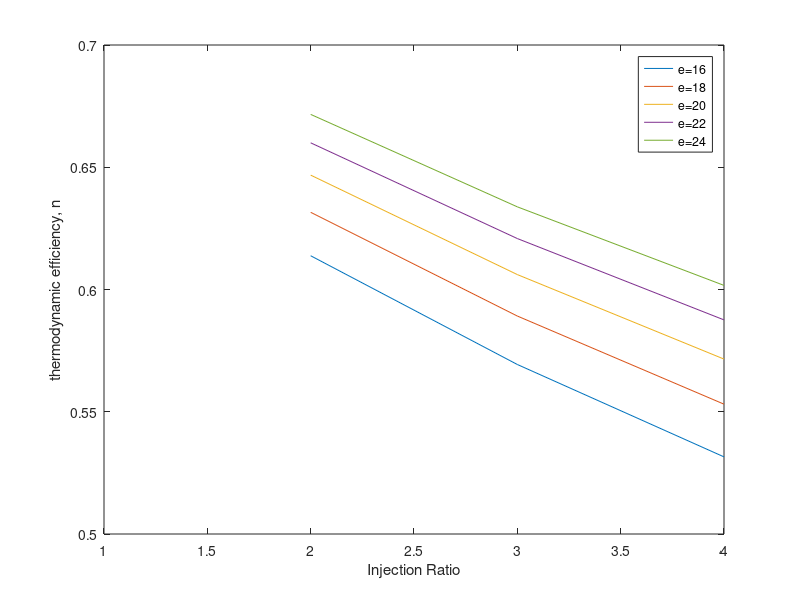

Write MATLAB code to recreate this figure.
r= 1:1:4;
for i=16:2:24
    n= 1-(1/i^0.4).*(1/1.4).*((r.^1.4 -1)./(r-1));
    plot(r,n)
    hold on
end
hold off
ylabel('thermodynamic efficiency, n')
xlabel('Injection Ratio')
legend('e=16','e=18','e=20','e=22','e=24')